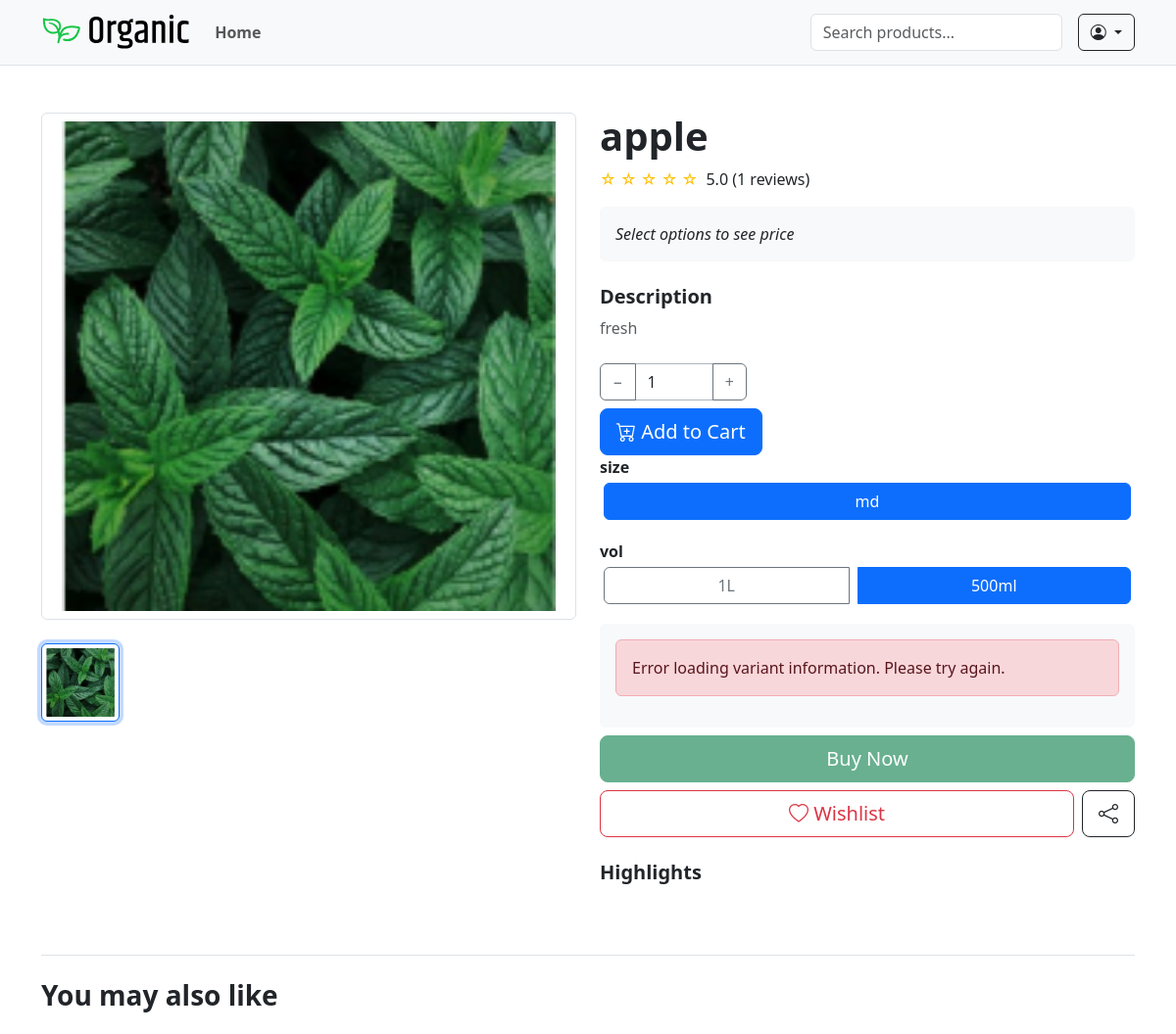
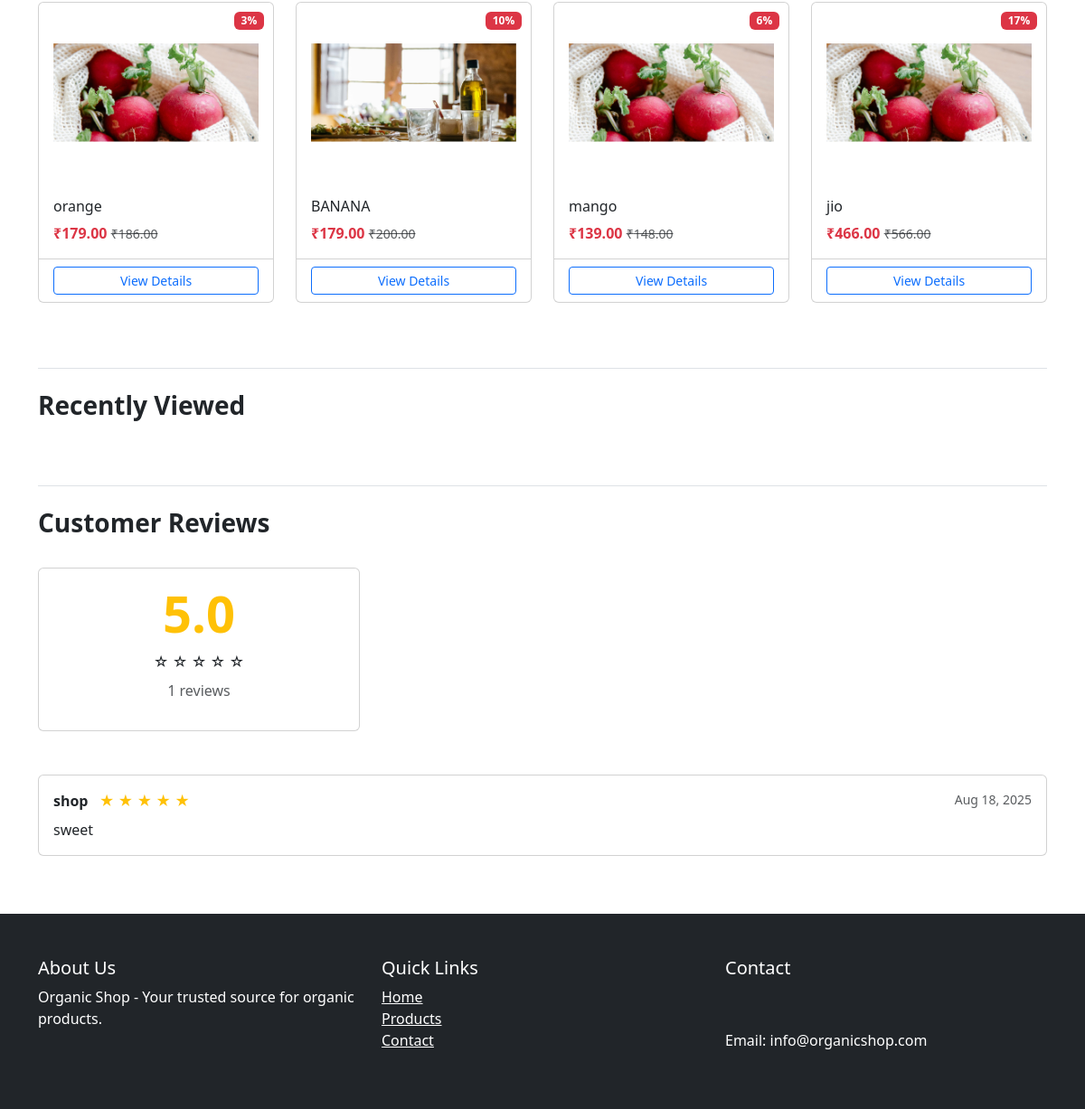
Screenshot of /product/apple/ with the database file from the repository (2 pictures, top to bottom).
### shop/models.py (models this page shows, shortened)
class Product(models.Model):
    category = models.ForeignKey(Category, on_delete=models.CASCADE, related_name='products')
    name = models.CharField(max_length=255)
    slug = models.SlugField(unique=True ,blank=True)
    description = models.TextField()
    price = models.DecimalField(max_digits=10, decimal_places=2)
    discount_price = models.DecimalField(max_digits=10, decimal_places=2, null=True, blank=True)
    image = models.ImageField(upload_to='products/')
    is_featured = models.BooleanField(default=False)
    sold_count = models.PositiveIntegerField(default=0)
    created_at = models.DateTimeField(auto_now_add=True)
    views = models.PositiveIntegerField(default=1)
    available = models.BooleanField(default=True)
    stock = models.PositiveIntegerField(default=0)
    def save(self, *args, **kwargs):
        super().save(*args, **kwargs)
    @property
    def has_variants(self):
        return self.variants.exists()
    @property
    def get_discount_percentage(self):
        if self.discount_price:
            return int(100 - (self.discount_price / self.price * 100))
        return 0

class VariantOption(models.Model):
    name = models.CharField(max_length=50)

class VariantValue(models.Model):
    option = models.ForeignKey(VariantOption, on_delete=models.CASCADE)
    value = models.CharField(max_length=100)

class ProductVariant(models.Model):
    product = models.ForeignKey(Product, on_delete=models.CASCADE, related_name='variants')
    values = models.ManyToManyField(VariantValue)
    price = models.DecimalField(max_digits=10, decimal_places=2)
    discount_price = models.DecimalField(max_digits=10, decimal_places=2, null=True, blank=True)
    stock = models.IntegerField()
    sku = models.CharField(max_length=50, unique=True, blank=True)
    image = models.ImageField(upload_to='variants/', null=True, blank=True)
    sold_count = models.IntegerField(default=0)
    @property
    def get_discount_percentage(self):
        if self.discount_price:
            return int(100 - (self.discount_price / self.price * 100))
        return 0

class Review(models.Model):
    product = models.ForeignKey(Product, on_delete=models.CASCADE, related_name='reviews')
    user = models.ForeignKey(User, on_delete=models.CASCADE)
    rating = models.PositiveSmallIntegerField(choices=[(i, i) for i in range(1, 6)])
    comment = models.TextField(blank=True)
    created_at = models.DateTimeField(auto_now_add=True)

### shop/views.py (the view)
# urls.py: path('product/<slug:slug>/', views.product_detail, name='product_detail'),
def product_detail(request, slug):
    product = get_object_or_404(Product, slug=slug, available=True)
    default_variant = product.variants.order_by('-stock').first()
    product.views += 1
    product.save()
    cart_product_form = CartAddProductForm()
    similar_products = Product.objects.filter(category=product.category).exclude(id=product.id)[:4]
    similar_variants = []
    for sp in similar_products:
        variant = sp.variants.order_by('-stock').first()
        if variant:
            similar_variants.append(variant)
    reviews = product.reviews.all().order_by('-created_at')
    average_rating = reviews.aggregate(Avg('rating'))['rating__avg']
    recently_viewed_variant_ids = request.session.get('recently_viewed_variants', [])
    if default_variant and default_variant.id in recently_viewed_variant_ids:
        recently_viewed_variant_ids.remove(default_variant.id)
    if default_variant:
        recently_viewed_variant_ids.insert(0, default_variant.id)
    request.session['recently_viewed_variants'] = recently_viewed_variant_ids[:5]
    recently_viewed_queryset = ProductVariant.objects.filter(id__in=recently_viewed_variant_ids).exclude(id=default_variant.id)
    recently_viewed = sorted(
        recently_viewed_queryset,
        key=lambda x: recently_viewed_variant_ids.index(x.id)
    )
    review_form = None
    if request.method == 'POST' and request.user.is_authenticated:
        review_form = ReviewForm(request.POST)
        if review_form.is_valid():
            review = review_form.save(commit=False)
            review.user = request.user
            review.product = product
            review.save()
            return redirect('shop:product_detail', slug=slug)
    else:
        review_form = ReviewForm()
    all_variants = ProductVariant.objects.filter(product=product).prefetch_related('values__option')
    option_map = {}
    for variant in all_variants:
        for value in variant.values.all():
            option_name = value.option.name
            if option_name not in option_map:
                option_map[option_name] = set()
            option_map[option_name].add(value.value)
    for key in option_map:
        option_map[key] = sorted(option_map[key])
    variant_data = []
    for variant in all_variants:
        variant_data.append({
            'values': [v.value.lower() for v in variant.values.all()],
            'stock': variant.stock
        })
    context = {
        'product': product,
        'cart_product_form': cart_product_form,
        'similar_variants': similar_variants,
        'reviews': reviews,
        'average_rating': average_rating,
        'review_form': review_form,
        'recently_viewed_variants': recently_viewed,
        'variant_options': option_map,
        'all_variants': all_variants,
        'variant_data_json': json.dumps(variant_data),
        'default_variant': default_variant,
    }
    return render(request, 'shop/product_detail.html', context)

### shop/forms.py
class CartAddProductForm(forms.Form):
    quantity = forms.IntegerField(
        min_value=1,
        max_value=20,
        widget=forms.NumberInput(attrs={
            'class': 'form-control border-dark-subtle input-number quantity',
            'value': '1'
        })
    )
    update = forms.BooleanField(
        required=False,
        initial=False,
        widget=forms.HiddenInput
    )

class ReviewForm(forms.ModelForm):
    class Meta:
        model = Review
        fields = ['rating', 'comment']
        widgets = {
            'rating': forms.Select(choices=[(i, f"{i} Star") for i in range(1, 6)]),
            'comment': forms.Textarea(attrs={'rows': 3}),
        }

### shop/templates/shop/product_detail.html (shortened to what this page needs)
{% extends 'shop/base.html' %}
{% load static %}
{% block content %}
<div class="container py-5">
    <div class="row">
        <div class="col-md-6">
            <div class="main-image mb-4 border rounded p-2">
                <img id="main-product-image" src="{{ product.image.url }}" class="img-fluid w-100" alt="{{ product.name }}"
                     style="cursor: zoom-in; max-height: 500px; object-fit: contain;">
            </div>
            <div class="thumbnail-gallery d-flex flex-wrap gap-2">
                <img src="{{ product.image.url }}" class="img-thumbnail thumbnail-item active"
                     style="width: 80px; height: 80px; object-fit: cover; cursor: pointer;"
                     onclick="changeMainImage(this)" alt="{{ product.name }}">
            </div>
        </div>
        <div class="col-md-6">
            <div class="product-header mb-3">
                <h1 class="fw-bold">{{ product.name }}</h1>
                <div class="d-flex align-items-center">
                    {% if average_rating %}
                        <div class="rating me-3">
                            <span class="stars text-warning">
                                {% for i in "12345" %}
                                    {% if forloop.counter <= average_rating|floatformat:0 %}
                                        ★
                                    {% else %}
                                        ☆
                                    {% endif %}
                                {% endfor %}
                            </span>
                            <span class="ms-1">{{ average_rating|floatformat:1 }} ({{ reviews.count }} reviews)</span>
                        </div>
                    {% else %}
                        <span class="text-muted">No ratings yet</span>
                    {% endif %}
                </div>
            </div>
<div class="price-section mb-4 p-3 bg-light rounded" id="price-display">
    <div id="price-output">
        {% if product.has_variants %}
            <em>Select options to see price</em>
        {% endif %}
    </div>
</div>
            <div class="description mb-4">
                <h5 class="fw-bold">Description</h5>
                <p class="text-muted">{{ product.description }}</p>
            </div>
            <div class="action-buttons mb-4">
                <form action="{% url 'shop:cart_add' product.id %}" method="post" class="d-inline-block me-2">
                    <div class="input-group mb-2" style="width: 150px;">
                        <button class="btn btn-outline-secondary" type="button" onclick="decrementQuantity()">−</button>
                        {{ cart_product_form.quantity }}
                        <button class="btn btn-outline-secondary" type="button" onclick="incrementQuantity()">+</button>
                    </div>
                    {% if product.stock > 0 %}
                        <button type="submit" class="btn btn-primary btn-lg w-100">
                            <i class="bi bi-cart-plus"></i> Add to Cart
                        </button>
                    {% else %}
                        <button type="button" class="btn btn-secondary btn-lg w-100" disabled>
                            Out of Stock
                        </button>
                    {% endif %}
                </form>
                    <div id="variant-options">
                    {% for option, values in variant_options.items %}
                        <div class="mb-3">
                        <label class="fw-bold">{{ option }}</label>
                        <div class="btn-group d-flex flex-wrap" role="group" data-option="{{ option }}">
                            {% for value in values %}
                            <button type="button" class="btn btn-outline-secondary variant-btn m-1"
                                    data-option="{{ option }}" data-value="{{ value }}">
                                {{ value }}
                            </button>
                            {% endfor %}
                        </div>
                        </div>
                    {% endfor %}
                    </div>
                    <div id="variant-info" class="mt-3 p-3 bg-light rounded text-muted">
                    </div>
                {% if product.stock > 0 %}
                <form id="buyNowForm" action="{% url 'accounts:direct_checkout' product.id %}" method="POST" class="mt-2">
                    <button type="submit" class="btn btn-success w-100 btn-lg">Buy Now</button>
                </form>
                {% endif %}
                <div class="d-flex gap-2 mt-2">
                <form action="{% url 'accounts:add_to_wishlist' product.id %}" method="post" class="flex-grow-1">
                    <button type="submit" class="btn btn-outline-danger btn-lg w-100">
                        <i class="bi bi-heart"></i> Wishlist
                    </button>
                </form>
                <button class="btn btn-outline-dark btn-lg" onclick="toggleShareIcons()">
                    <i class="bi bi-share"></i>
                </button>
            </div>
            </div>
            <div class="highlights mb-4">
                <h5 class="fw-bold">Highlights</h5>
            </div>
        </div>
    </div>
            <div class="similar-products mt-5 pt-4 border-top">
                <h3 class="mb-4 fw-bold">You may also like</h3>
                <div class="row">
                    {% for variant in similar_variants %}
                    <div class="col-6 col-md-3 mb-4">
                        <div class="card h-100 product-card">
                            {% if variant.discount_price %}
                            <span class="badge bg-danger position-absolute" style="top: 10px; right: 10px;">
                                {{ variant.get_discount_percentage }}%
                            </span>
                            {% endif %}
                            <img src="{% if variant.image %}{{ variant.image.url }}{% else %}{{ variant.product.image.url }}{% endif %}"
                            class="card-img-top p-3"
                            alt="{{ variant.product.name }}"
                            style="height: 200px; object-fit: contain;">
                            <div class="card-body">
                                <h6 class="card-title">{{ variant.product.name|truncatechars:40 }}</h6>
                                <div class="price">
                                    {% if variant.discount_price %}
                                    <span class="text-danger fw-bold">₹{{ variant.discount_price }}</span>
                                    <small class="text-decoration-line-through text-muted">₹{{ variant.price }}</small>
                                    {% else %}
                                    <span class="fw-bold">₹{{ variant.price }}</span>
                                    {% endif %}
                                </div>
                            </div>
                            <div class="card-footer bg-transparent">
                                <a href="{% url 'shop:product_detail' variant.product.slug %}" class="btn btn-outline-primary btn-sm w-100">View Details</a>
                            </div>
                        </div>
                    </div>
                    {% endfor %}
                </div>
            </div>
            <div class="recently-viewed mt-5 pt-4 border-top">
                <h3 class="mb-4 fw-bold">Recently Viewed</h3>
            </div>
    <div class="reviews mt-5 pt-4 border-top">
        <div class="d-flex justify-content-between align-items-center mb-4">
            <h3 class="fw-bold">Customer Reviews</h3>
        </div>
        {% if reviews %}
            <div class="row mb-5">
                <div class="col-md-4">
                    <div class="card p-3 text-center">
                        <h2 class="display-4 fw-bold text-warning">{{ average_rating|floatformat:1 }}</h2>
                        <div class="stars mb-2">
                            {% for i in "12345" %}
                                {% if forloop.counter <= average_rating|floatformat:0 %}
                                    ★
                                {% else %}
                                    ☆
                                {% endif %}
                            {% endfor %}
                        </div>
                        <p class="text-muted">{{ reviews.count }} reviews</p>
                    </div>
                </div>
                <div class="col-md-8">
                </div>
            </div>
            <div class="review-list">
                {% for review in reviews %}
                    <div class="card mb-3">
                        <div class="card-body">
                            <div class="d-flex justify-content-between mb-2">
                                <div>
                                    <strong>{{ review.user.username }}</strong>
                                    <span class="text-warning ms-2">
                                        {% for i in "12345" %}
                                            {% if forloop.counter <= review.rating %}★{% else %}☆{% endif %}
                                        {% endfor %}
                                    </span>
                                </div>
                                <small class="text-muted">{{ review.created_at|date:"M d, Y" }}</small>
                            </div>
                            <p class="mb-0">{{ review.comment }}</p>
                        </div>
                    </div>
                {% endfor %}
            </div>
        {% endif %}
    </div>
</div>
{% endblock %}

### shop/static/css/style.css (style rules this page uses)
.product-card { transition: transform 0.3s; }
.price .text-danger { font-weight: bold; }

### shop/templates/shop/product_detail.html (style rules this page uses)
.variant-btn.active { border-color: #0d6efd; background-color: #0d6efd; color: #fff; }
.thumbnail-item.active { border-color: #0d6efd; box-shadow: 0 0 0 0.25rem rgba(13, 110, 253, 0.25); }

### rows the page displays
Product: image (picture), name "apple", description "fresh"
VariantOption: variant_options "size"
VariantValue: values "md"
VariantOption: variant_options "vol"
VariantValue: values "1L"
VariantValue: values "500ml"
ProductVariant: get_discount_percentage "3", product.image (picture), product.name "orange", discount_price "179.00", price "186.00"
ProductVariant: get_discount_percentage "10", product.image (picture), product.name "BANANA", discount_price "179.00", price "200.00"
ProductVariant: get_discount_percentage "6", product.image (picture), product.name "mango", discount_price "139.00", price "148.00"
ProductVariant: get_discount_percentage "17", product.image (picture), product.name "jio", discount_price "466.00", price "566.00"
Review: user.username "shop", rating 5 (drawn), created_at "Aug 18, 2025", comment "sweet"

### other values shown
{{ average_rating|floatformat:1 }} "5.0"
{{ reviews.count }} "1"
